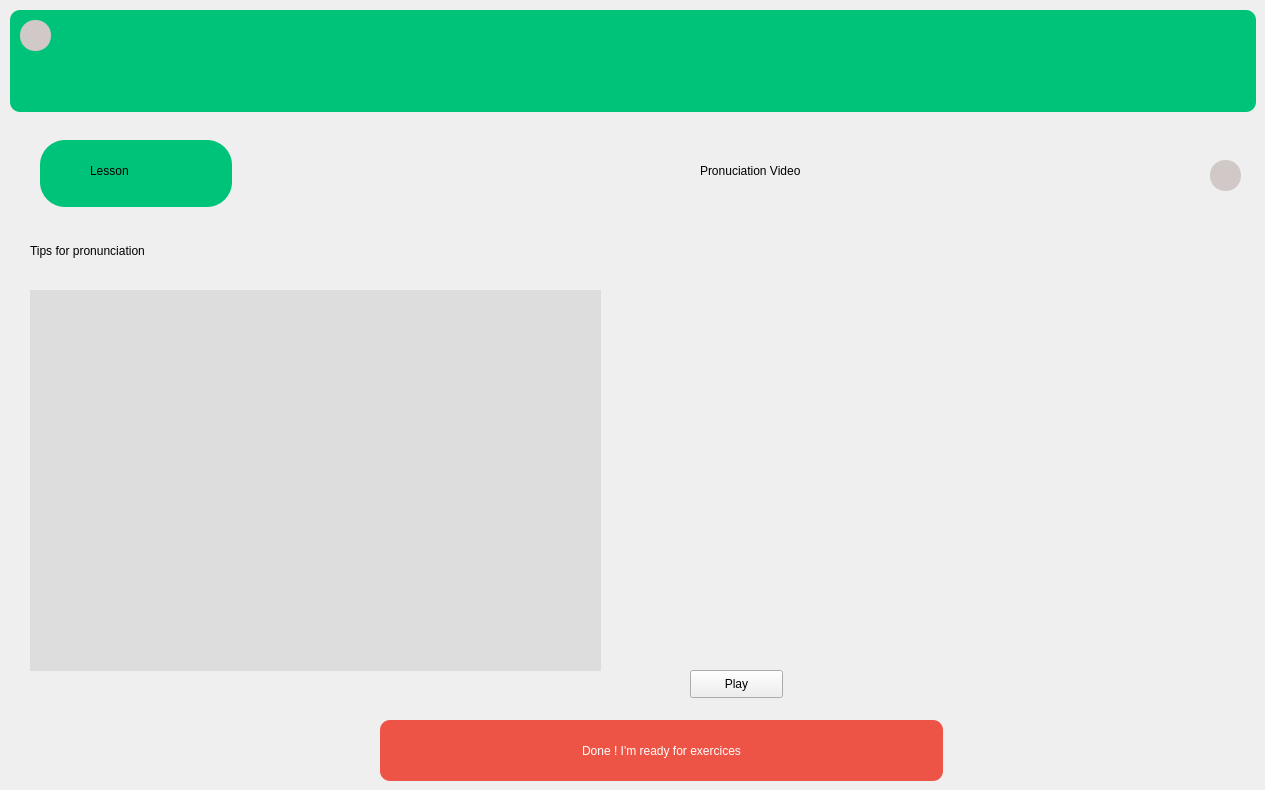
    <widget class="QWidget" name="soundform">
     <widget class="QWidget" name="video" native="true">
      <property name="geometry">
       <rect>
        <x>680</x>
        <y>250</y>
        <width>561</width>
        <height>401</height>
       </rect>
      </property>
      <widget class="QWidget" name="verticalLayoutWidget_2">
       <property name="geometry">
        <rect>
         <x>0</x>
         <y>0</y>
         <width>561</width>
         <height>391</height>
        </rect>
       </property>
       <layout class="QVBoxLayout" name="vboxLayout">
        <item>
         <layout class="QHBoxLayout" name="hboxLayout"/>
        </item>
       </layout>
      </widget>
     </widget>
     <widget class="QLabel" name="label_8">
      <property name="geometry">
       <rect>
        <x>700</x>
        <y>150</y>
        <width>471</width>
        <height>41</height>
       </rect>
      </property>
      <property name="styleSheet">
       <string notr="true">font: 24pt &quot;MS Shell Dlg 2&quot;;</string>
      </property>
      <property name="text">
       <string>Pronuciation Video</string>
      </property>
     </widget>
     <widget class="QPushButton" name="gtexercices">
      <property name="geometry">
       <rect>
        <x>380</x>
        <y>720</y>
        <width>563</width>
        <height>61</height>
       </rect>
      </property>
      <property name="styleSheet">
       <string notr="true">border-radius: 10px 10px 57px 56px;
background-color: rgb(238, 84, 69);
color: rgb(255, 0, 0);

color: rgb(255, 255, 255);

font: 75 16pt &quot;MS Shell Dlg 2&quot;;</string>
      </property>
      <property name="text">
       <string>Done ! I'm ready for exercices</string>
      </property>
     </widget>
     <widget class="QLabel" name="soundname">
      <property name="geometry">
       <rect>
        <x>10</x>
        <y>10</y>
        <width>1246</width>
        <height>102</height>
       </rect>
      </property>
      <property name="styleSheet">
       <string notr="true">background: rgb(0, 195, 122);
border-radius: 10px 10px 20px 20px;
opacity: 1;</string>
      </property>
      <property name="text">
       <string/>
      </property>
     </widget>
     <widget class="QTextEdit" name="soundname_2">
      <property name="geometry">
       <rect>
        <x>40</x>
        <y>140</y>
        <width>192</width>
        <height>67</height>
       </rect>
      </property>
      <property name="styleSheet">
       <string notr="true">background: rgb(0, 195, 122);
border-radius: 25px 25px 35px 35px;
opacity: 1;</string>
      </property>
      <property name="html">
       <string>&lt;!DOCTYPE HTML PUBLIC &quot;-//W3C//DTD HTML 4.0//EN&quot; &quot;http://www.w3.org/TR/REC-html40/strict.dtd&quot;&gt;
&lt;html&gt;&lt;head&gt;&lt;meta name=&quot;qrichtext&quot; content=&quot;1&quot; /&gt;&lt;style type=&quot;text/css&quot;&gt;
p, li { white-space: pre-wrap; }
&lt;/style&gt;&lt;/head&gt;&lt;body style=&quot; font-family:'MS Shell Dlg 2'; font-size:7.8pt; font-weight:400; font-style:normal;&quot;&gt;
&lt;p style=&quot;-qt-paragraph-type:empty; margin-top:0px; margin-bottom:0px; margin-left:0px; margin-right:0px; -qt-block-indent:0; text-indent:0px;&quot;&gt;&lt;br /&gt;&lt;/p&gt;&lt;/body&gt;&lt;/html&gt;</string>
      </property>
     </widget>
     <widget class="QPushButton" name="soundBtn">
      <property name="geometry">
       <rect>
        <x>1210</x>
        <y>160</y>
        <width>31</width>
        <height>31</height>
       </rect>
      </property>
      <property name="styleSheet">
       <string notr="true">border-radius: 15px 15px 35px 35px;
background-color: rgb(208, 201, 199);</string>
      </property>
      <property name="text">
       <string/>
      </property>
      <property name="icon">
       <iconset>
        <normaloff>images/speaker-interface-audio-symbol.png</normaloff>images/speaker-interface-audio-symbol.png</iconset>
      </property>
     </widget>
     <widget class="QLabel" name="label_9">
      <property name="geometry">
       <rect>
        <x>30</x>
        <y>230</y>
        <width>301</width>
        <height>41</height>
       </rect>
      </property>
      <property name="styleSheet">
       <string notr="true">font: 75 17pt &quot;MS Shell Dlg 2&quot;;</string>
      </property>
      <property name="text">
       <string>Tips for pronunciation</string>
      </property>
     </widget>
     <widget class="QLabel" name="tips">
      <property name="geometry">
       <rect>
        <x>30</x>
        <y>290</y>
        <width>571</width>
        <height>381</height>
       </rect>
      </property>
      <property name="styleSheet">
       <string notr="true">background-color: rgb(221, 221, 221);</string>
      </property>
      <property name="text">
       <string/>
      </property>
     </widget>
     <widget class="QPushButton" name="backbutton">
      <property name="geometry">
       <rect>
        <x>20</x>
        <y>20</y>
        <width>31</width>
        <height>31</height>
       </rect>
      </property>
      <property name="styleSheet">
       <string notr="true">border-radius: 15px 15px 35px 35px;
background-color: rgb(208, 201, 199);</string>
      </property>
      <property name="text">
       <string/>
      </property>
      <property name="icon">
       <iconset>
        <normaloff>images/back.png</normaloff>images/back.png</iconset>
      </property>
     </widget>
     <widget class="QLabel" name="label_10">
      <property name="geometry">
       <rect>
        <x>90</x>
        <y>150</y>
        <width>131</width>
        <height>41</height>
       </rect>
      </property>
      <property name="styleSheet">
       <string notr="true">font: 75 17pt &quot;MS Shell Dlg 2&quot;;</string>
      </property>
      <property name="text">
       <string>Lesson</string>
      </property>
     </widget>
     <widget class="QPushButton" name="playBtn">
      <property name="geometry">
       <rect>
        <x>690</x>
        <y>670</y>
        <width>93</width>
        <height>28</height>
       </rect>
      </property>
      <property name="text">
       <string>Play</string>
      </property>
     </widget>
    </widget>
